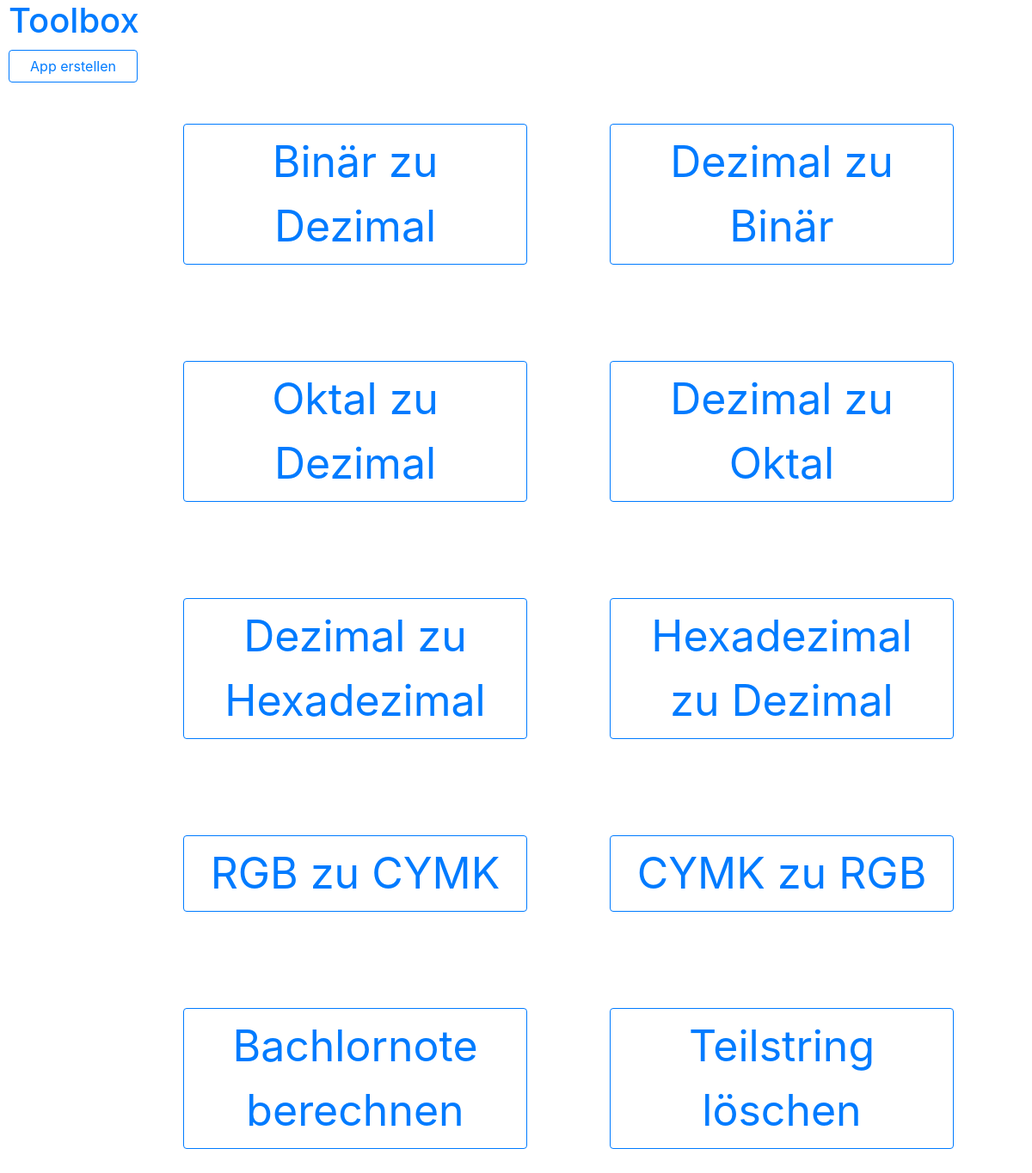
Before: / with the older database file.
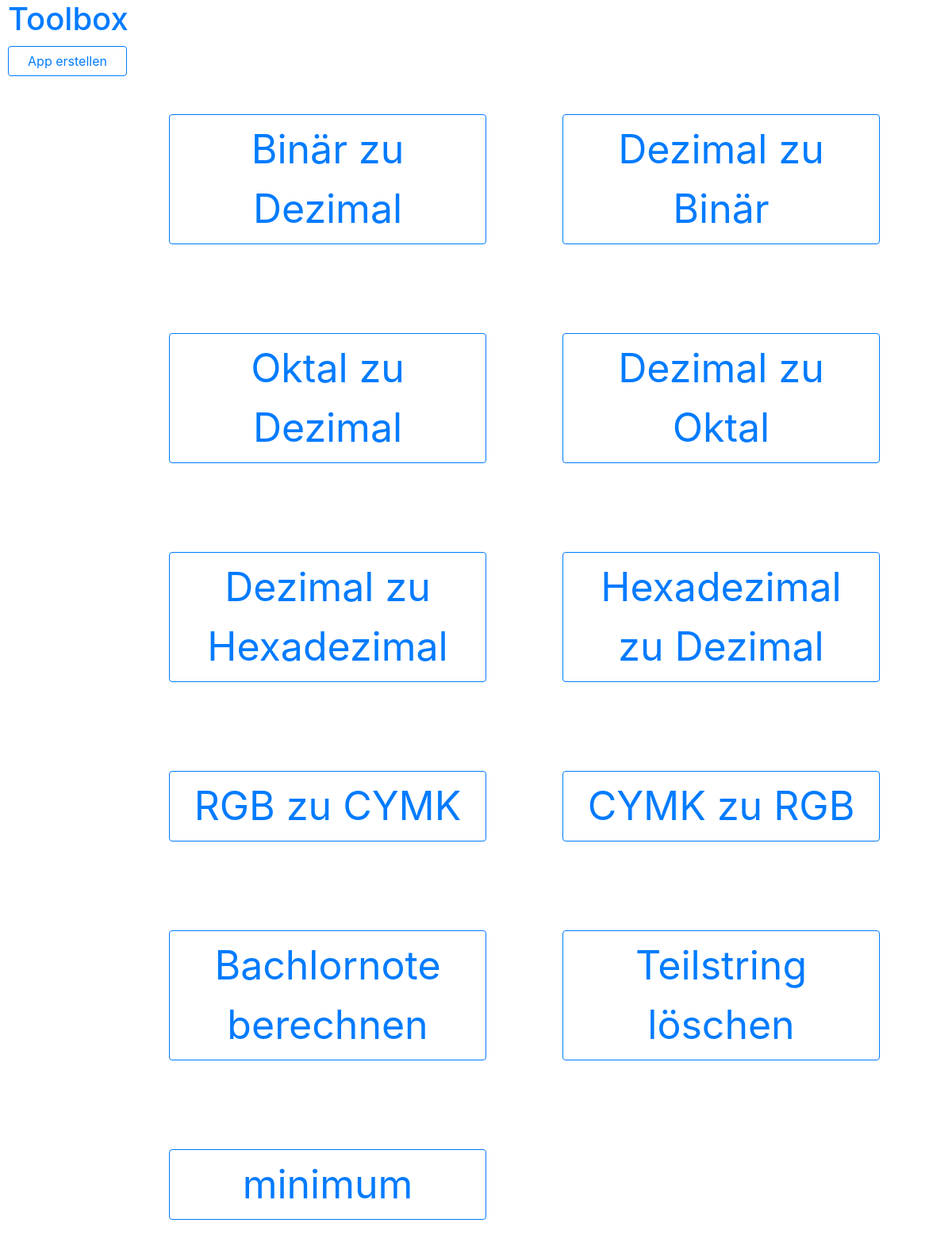
After: the same page with the newer database file.
### app/models.py (models this page shows)
class Application(models.Model):
    class Meta:
        verbose_name_plural = 'Applications'
    id = models.IntegerField(primary_key=True)
    name = models.CharField(max_length=30)
    description = models.CharField(max_length=300)
    function = models.CharField(max_length=500)
    template_text = models.CharField(max_length=500)
    input_anzahl = models.IntegerField()
    output_anzahl = models.IntegerField()
    error_message = models.CharField(max_length=100)

### app/views.py (the view)
# urls.py: path('', ApplicationList.as_view(), name='app_list'),
class ApplicationList(ListView):
    model = Application

### templates/app/application_list.html
{% extends 'app/base.html' %}
{% block create %}
    <a href="create" class="btn btn-outline-primary" style="margin-left: 10px; margin-top: 2px; width: 150px">App erstellen</a>
{% endblock %}
{% block content %}
    <div class="d-flex flex-wrap" style="display: block; margin-left: 10%">
            {%  for app in object_list %}
                <div class="p-2" >
                    <p><a style="width: 400px; font-size:50px; margin:40px "
                          href="{% url 'manage' app.id %}"
                          class="btn btn-outline-primary">
                        {{ app.name }}
                    </a></p>
                </div>
            {% endfor %}
    </div>
{% endblock %}

Changed rows visible on the page:
added Application: name "minimum"
